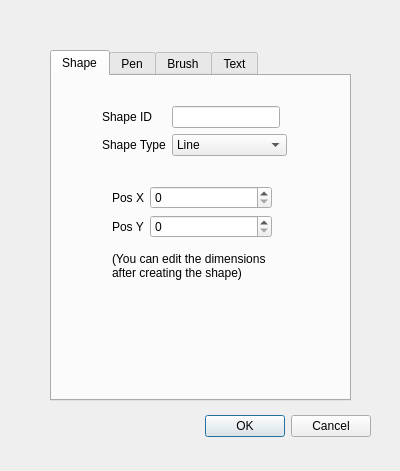
<?xml version="1.0" encoding="UTF-8"?>
<ui version="4.0">
 <class>addShape</class>
 <widget class="QDialog" name="addShape">
  <property name="geometry">
   <rect>
    <x>0</x>
    <y>0</y>
    <width>400</width>
    <height>471</height>
   </rect>
  </property>
  <property name="windowTitle">
   <string>Add Shape</string>
  </property>
  <widget class="QDialogButtonBox" name="buttonBox">
   <property name="geometry">
    <rect>
     <x>30</x>
     <y>410</y>
     <width>341</width>
     <height>32</height>
    </rect>
   </property>
   <property name="orientation">
    <enum>Qt::Horizontal</enum>
   </property>
   <property name="standardButtons">
    <set>QDialogButtonBox::Cancel|QDialogButtonBox::Ok</set>
   </property>
  </widget>
  <widget class="QTabWidget" name="parameterTabs">
   <property name="geometry">
    <rect>
     <x>50</x>
     <y>50</y>
     <width>301</width>
     <height>351</height>
    </rect>
   </property>
   <property name="currentIndex">
    <number>0</number>
   </property>
   <widget class="QWidget" name="Shape">
    <property name="enabled">
     <bool>true</bool>
    </property>
    <attribute name="title">
     <string>Shape</string>
    </attribute>
    <widget class="QWidget" name="formLayoutWidget_2">
     <property name="geometry">
      <rect>
       <x>50</x>
       <y>30</y>
       <width>185</width>
       <height>80</height>
      </rect>
     </property>
     <layout class="QFormLayout" name="shapeForm">
      <item row="0" column="1">
       <widget class="QLineEdit" name="idLineEdit">
        <property name="sizePolicy">
         <sizepolicy hsizetype="Fixed" vsizetype="Fixed">
          <horstretch>0</horstretch>
          <verstretch>0</verstretch>
         </sizepolicy>
        </property>
        <property name="readOnly">
         <bool>true</bool>
        </property>
       </widget>
      </item>
      <item row="1" column="0">
       <widget class="QLabel" name="label">
        <property name="text">
         <string>Shape Type</string>
        </property>
       </widget>
      </item>
      <item row="0" column="0">
       <widget class="QLabel" name="label_2">
        <property name="text">
         <string>Shape ID</string>
        </property>
       </widget>
      </item>
      <item row="1" column="1">
       <widget class="QComboBox" name="shapeTypeComboBox">
        <item>
         <property name="text">
          <string>Line</string>
         </property>
        </item>
        <item>
         <property name="text">
          <string>Polyline</string>
         </property>
        </item>
        <item>
         <property name="text">
          <string>Polygon</string>
         </property>
        </item>
        <item>
         <property name="text">
          <string>Rectangle</string>
         </property>
        </item>
        <item>
         <property name="text">
          <string>Ellipse</string>
         </property>
        </item>
        <item>
         <property name="text">
          <string>Circle</string>
         </property>
        </item>
        <item>
         <property name="text">
          <string>Text</string>
         </property>
        </item>
       </widget>
      </item>
     </layout>
    </widget>
    <widget class="QLabel" name="label_3">
     <property name="geometry">
      <rect>
       <x>60</x>
       <y>170</y>
       <width>171</width>
       <height>41</height>
      </rect>
     </property>
     <property name="text">
      <string>&lt;html&gt;&lt;head/&gt;&lt;body&gt;&lt;p&gt;(You can edit the dimensions&lt;br/&gt;after creating the shape)&lt;/p&gt;&lt;/body&gt;&lt;/html&gt;</string>
     </property>
    </widget>
    <widget class="QWidget" name="formLayoutWidget_5">
     <property name="geometry">
      <rect>
       <x>60</x>
       <y>110</y>
       <width>160</width>
       <height>59</height>
      </rect>
     </property>
     <layout class="QFormLayout" name="originForm">
      <item row="0" column="0">
       <widget class="QLabel" name="label_21">
        <property name="text">
         <string>Pos X</string>
        </property>
       </widget>
      </item>
      <item row="1" column="0">
       <widget class="QLabel" name="label_22">
        <property name="text">
         <string>Pos Y</string>
        </property>
       </widget>
      </item>
      <item row="0" column="1">
       <widget class="QSpinBox" name="posXSpinBox">
        <property name="maximum">
         <number>751</number>
        </property>
       </widget>
      </item>
      <item row="1" column="1">
       <widget class="QSpinBox" name="posYSpinBox">
        <property name="maximum">
         <number>541</number>
        </property>
       </widget>
      </item>
     </layout>
    </widget>
   </widget>
   <widget class="QWidget" name="Pen">
    <attribute name="title">
     <string>Pen</string>
    </attribute>
    <widget class="QWidget" name="formLayoutWidget">
     <property name="geometry">
      <rect>
       <x>20</x>
       <y>40</y>
       <width>251</width>
       <height>198</height>
      </rect>
     </property>
     <layout class="QFormLayout" name="formLayout">
      <item row="0" column="0">
       <widget class="QLabel" name="label_4">
        <property name="text">
         <string>Pen Color</string>
        </property>
       </widget>
      </item>
      <item row="1" column="0">
       <widget class="QLabel" name="label_5">
        <property name="text">
         <string>Pen Style</string>
        </property>
       </widget>
      </item>
      <item row="2" column="0">
       <widget class="QLabel" name="label_6">
        <property name="text">
         <string>Pen Width</string>
        </property>
       </widget>
      </item>
      <item row="4" column="0">
       <widget class="QLabel" name="label_7">
        <property name="text">
         <string>Cap Style</string>
        </property>
       </widget>
      </item>
      <item row="5" column="0">
       <widget class="QLabel" name="label_8">
        <property name="text">
         <string>Join Style</string>
        </property>
       </widget>
      </item>
      <item row="0" column="1">
       <widget class="QComboBox" name="penColorComboBox">
        <item>
         <property name="text">
          <string>White</string>
         </property>
        </item>
        <item>
         <property name="text">
          <string>Black</string>
         </property>
        </item>
        <item>
         <property name="text">
          <string>Red</string>
         </property>
        </item>
        <item>
         <property name="text">
          <string>Green</string>
         </property>
        </item>
        <item>
         <property name="text">
          <string>Blue</string>
         </property>
        </item>
        <item>
         <property name="text">
          <string>Cyan</string>
         </property>
        </item>
        <item>
         <property name="text">
          <string>Magenta</string>
         </property>
        </item>
        <item>
         <property name="text">
          <string>Yellow</string>
         </property>
        </item>
        <item>
         <property name="text">
          <string>Gray</string>
         </property>
        </item>
       </widget>
      </item>
      <item row="1" column="1">
       <widget class="QComboBox" name="penStyleComboBox">
        <item>
         <property name="text">
          <string>No Pen</string>
         </property>
        </item>
        <item>
         <property name="text">
          <string>Solid Line</string>
         </property>
        </item>
        <item>
         <property name="text">
          <string>Dashed Line</string>
         </property>
        </item>
        <item>
         <property name="text">
          <string>Dotted Line</string>
         </property>
        </item>
        <item>
         <property name="text">
          <string>Dashed Dotted Line</string>
         </property>
        </item>
        <item>
         <property name="text">
          <string>Dashed Dot Dot Line</string>
         </property>
        </item>
       </widget>
      </item>
      <item row="2" column="1">
       <widget class="QSpinBox" name="penWidthSpinBox">
        <property name="maximum">
         <number>20</number>
        </property>
       </widget>
      </item>
      <item row="4" column="1">
       <widget class="QComboBox" name="capStyleComboBox">
        <item>
         <property name="text">
          <string>Flat</string>
         </property>
        </item>
        <item>
         <property name="text">
          <string>Square</string>
         </property>
        </item>
        <item>
         <property name="text">
          <string>Round</string>
         </property>
        </item>
       </widget>
      </item>
      <item row="5" column="1">
       <widget class="QComboBox" name="joinStyleComboBox">
        <item>
         <property name="text">
          <string>Miter</string>
         </property>
        </item>
        <item>
         <property name="text">
          <string>Bevel</string>
         </property>
        </item>
        <item>
         <property name="text">
          <string>Round</string>
         </property>
        </item>
       </widget>
      </item>
      <item row="3" column="0">
       <spacer name="verticalSpacer">
        <property name="orientation">
         <enum>Qt::Vertical</enum>
        </property>
        <property name="sizeType">
         <enum>QSizePolicy::MinimumExpanding</enum>
        </property>
        <property name="sizeHint" stdset="0">
         <size>
          <width>20</width>
          <height>40</height>
         </size>
        </property>
       </spacer>
      </item>
     </layout>
    </widget>
   </widget>
   <widget class="QWidget" name="Brush">
    <attribute name="title">
     <string>Brush</string>
    </attribute>
    <widget class="QWidget" name="formLayoutWidget_3">
     <property name="geometry">
      <rect>
       <x>30</x>
       <y>30</y>
       <width>164</width>
       <height>61</height>
      </rect>
     </property>
     <layout class="QFormLayout" name="formLayout_2">
      <item row="0" column="0">
       <widget class="QLabel" name="label_9">
        <property name="text">
         <string>Brush Color</string>
        </property>
       </widget>
      </item>
      <item row="1" column="0">
       <widget class="QLabel" name="label_10">
        <property name="text">
         <string>Brush Style</string>
        </property>
       </widget>
      </item>
      <item row="0" column="1">
       <widget class="QComboBox" name="brushColorComboBox">
        <item>
         <property name="text">
          <string>White</string>
         </property>
        </item>
        <item>
         <property name="text">
          <string>Black</string>
         </property>
        </item>
        <item>
         <property name="text">
          <string>Red</string>
         </property>
        </item>
        <item>
         <property name="text">
          <string>Green</string>
         </property>
        </item>
        <item>
         <property name="text">
          <string>Blue</string>
         </property>
        </item>
        <item>
         <property name="text">
          <string>Cyan</string>
         </property>
        </item>
        <item>
         <property name="text">
          <string>Magenta</string>
         </property>
        </item>
        <item>
         <property name="text">
          <string>Yellow</string>
         </property>
        </item>
        <item>
         <property name="text">
          <string>Gray</string>
         </property>
        </item>
       </widget>
      </item>
      <item row="1" column="1">
       <widget class="QComboBox" name="brushStyleComboBox">
        <item>
         <property name="text">
          <string>None</string>
         </property>
        </item>
        <item>
         <property name="text">
          <string>Solid</string>
         </property>
        </item>
        <item>
         <property name="text">
          <string>Horizontal</string>
         </property>
        </item>
        <item>
         <property name="text">
          <string>Vertical</string>
         </property>
        </item>
       </widget>
      </item>
     </layout>
    </widget>
   </widget>
   <widget class="QWidget" name="Text">
    <attribute name="title">
     <string>Text</string>
    </attribute>
    <widget class="QWidget" name="formLayoutWidget_4">
     <property name="geometry">
      <rect>
       <x>30</x>
       <y>20</y>
       <width>211</width>
       <height>271</height>
      </rect>
     </property>
     <layout class="QFormLayout" name="formLayout_3">
      <item row="2" column="0">
       <widget class="QLabel" name="label_11">
        <property name="text">
         <string>Color</string>
        </property>
       </widget>
      </item>
      <item row="0" column="0">
       <widget class="QLabel" name="label_12">
        <property name="text">
         <string>String</string>
        </property>
       </widget>
      </item>
      <item row="1" column="0">
       <spacer name="verticalSpacer_2">
        <property name="orientation">
         <enum>Qt::Vertical</enum>
        </property>
        <property name="sizeHint" stdset="0">
         <size>
          <width>20</width>
          <height>40</height>
         </size>
        </property>
       </spacer>
      </item>
      <item row="3" column="0">
       <widget class="QLabel" name="label_13">
        <property name="text">
         <string>Alignment</string>
        </property>
       </widget>
      </item>
      <item row="4" column="0">
       <widget class="QLabel" name="label_14">
        <property name="text">
         <string>Size</string>
        </property>
       </widget>
      </item>
      <item row="6" column="0">
       <widget class="QLabel" name="label_15">
        <property name="text">
         <string>Font Family</string>
        </property>
       </widget>
      </item>
      <item row="7" column="0">
       <widget class="QLabel" name="label_16">
        <property name="text">
         <string>Font Style</string>
        </property>
       </widget>
      </item>
      <item row="8" column="0">
       <widget class="QLabel" name="label_17">
        <property name="text">
         <string>Weight</string>
        </property>
       </widget>
      </item>
      <item row="5" column="0">
       <spacer name="verticalSpacer_3">
        <property name="orientation">
         <enum>Qt::Vertical</enum>
        </property>
        <property name="sizeHint" stdset="0">
         <size>
          <width>20</width>
          <height>40</height>
         </size>
        </property>
       </spacer>
      </item>
      <item row="0" column="1">
       <widget class="QLineEdit" name="textStringLineEdit">
        <property name="text">
         <string>Text Object</string>
        </property>
       </widget>
      </item>
      <item row="2" column="1">
       <widget class="QComboBox" name="fontColorComboBox">
        <item>
         <property name="text">
          <string>White</string>
         </property>
        </item>
        <item>
         <property name="text">
          <string>Black</string>
         </property>
        </item>
        <item>
         <property name="text">
          <string>Red</string>
         </property>
        </item>
        <item>
         <property name="text">
          <string>Green</string>
         </property>
        </item>
        <item>
         <property name="text">
          <string>Blue</string>
         </property>
        </item>
        <item>
         <property name="text">
          <string>Cyan</string>
         </property>
        </item>
        <item>
         <property name="text">
          <string>Magenta</string>
         </property>
        </item>
        <item>
         <property name="text">
          <string>Yellow</string>
         </property>
        </item>
        <item>
         <property name="text">
          <string>Gray</string>
         </property>
        </item>
       </widget>
      </item>
      <item row="3" column="1">
       <widget class="QComboBox" name="fontAllignmentComboBox">
        <item>
         <property name="text">
          <string>Left</string>
         </property>
        </item>
        <item>
         <property name="text">
          <string>Right</string>
         </property>
        </item>
        <item>
         <property name="text">
          <string>Top</string>
         </property>
        </item>
        <item>
         <property name="text">
          <string>Bottom</string>
         </property>
        </item>
        <item>
         <property name="text">
          <string>Center</string>
         </property>
        </item>
       </widget>
      </item>
      <item row="4" column="1">
       <widget class="QSpinBox" name="sizeSpinBox">
        <property name="minimum">
         <number>-1</number>
        </property>
        <property name="maximum">
         <number>50</number>
        </property>
       </widget>
      </item>
      <item row="8" column="1">
       <widget class="QComboBox" name="fontWeightComboBox">
        <item>
         <property name="text">
          <string>Normal</string>
         </property>
        </item>
        <item>
         <property name="text">
          <string>Thin</string>
         </property>
        </item>
        <item>
         <property name="text">
          <string>Light</string>
         </property>
        </item>
        <item>
         <property name="text">
          <string>Bold</string>
         </property>
        </item>
       </widget>
      </item>
      <item row="6" column="1">
       <widget class="QComboBox" name="fontFamilyComboBox">
        <item>
         <property name="text">
          <string>Comic Sans MS</string>
         </property>
        </item>
        <item>
         <property name="text">
          <string>Courier</string>
         </property>
        </item>
        <item>
         <property name="text">
          <string>Helvetica</string>
         </property>
        </item>
        <item>
         <property name="text">
          <string>Times</string>
         </property>
        </item>
       </widget>
      </item>
      <item row="7" column="1">
       <widget class="QComboBox" name="fontStyleComboBox">
        <item>
         <property name="text">
          <string>Normal</string>
         </property>
        </item>
        <item>
         <property name="text">
          <string>Italic</string>
         </property>
        </item>
        <item>
         <property name="text">
          <string>Oblique</string>
         </property>
        </item>
       </widget>
      </item>
     </layout>
    </widget>
   </widget>
  </widget>
 </widget>
 <resources/>
 <connections>
  <connection>
   <sender>buttonBox</sender>
   <signal>accepted()</signal>
   <receiver>addShape</receiver>
   <slot>accept()</slot>
   <hints>
    <hint type="sourcelabel">
     <x>248</x>
     <y>424</y>
    </hint>
    <hint type="destinationlabel">
     <x>157</x>
     <y>274</y>
    </hint>
   </hints>
  </connection>
  <connection>
   <sender>buttonBox</sender>
   <signal>rejected()</signal>
   <receiver>addShape</receiver>
   <slot>reject()</slot>
   <hints>
    <hint type="sourcelabel">
     <x>316</x>
     <y>430</y>
    </hint>
    <hint type="destinationlabel">
     <x>286</x>
     <y>274</y>
    </hint>
   </hints>
  </connection>
 </connections>
</ui>
